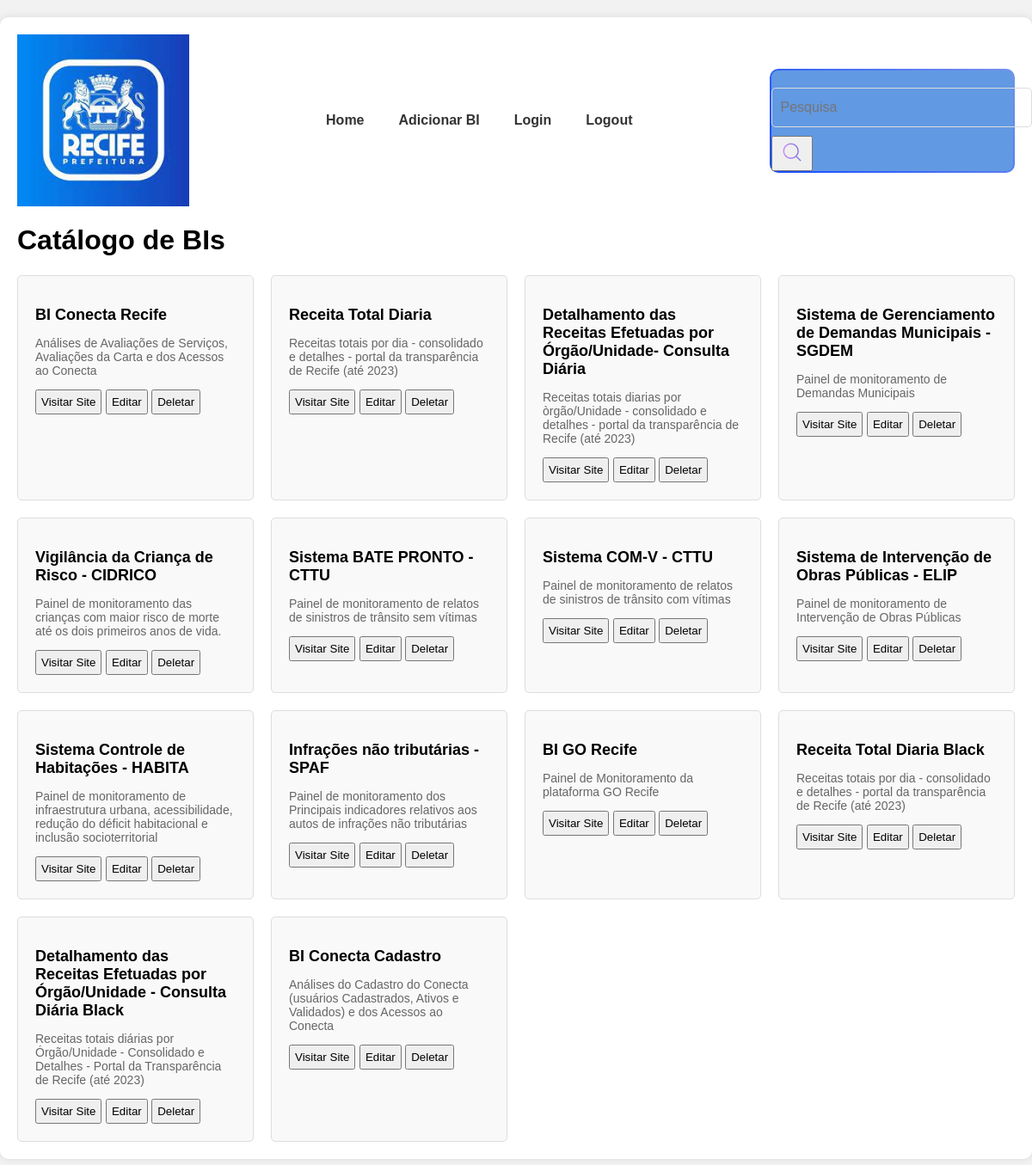
Before: / with the older database file.
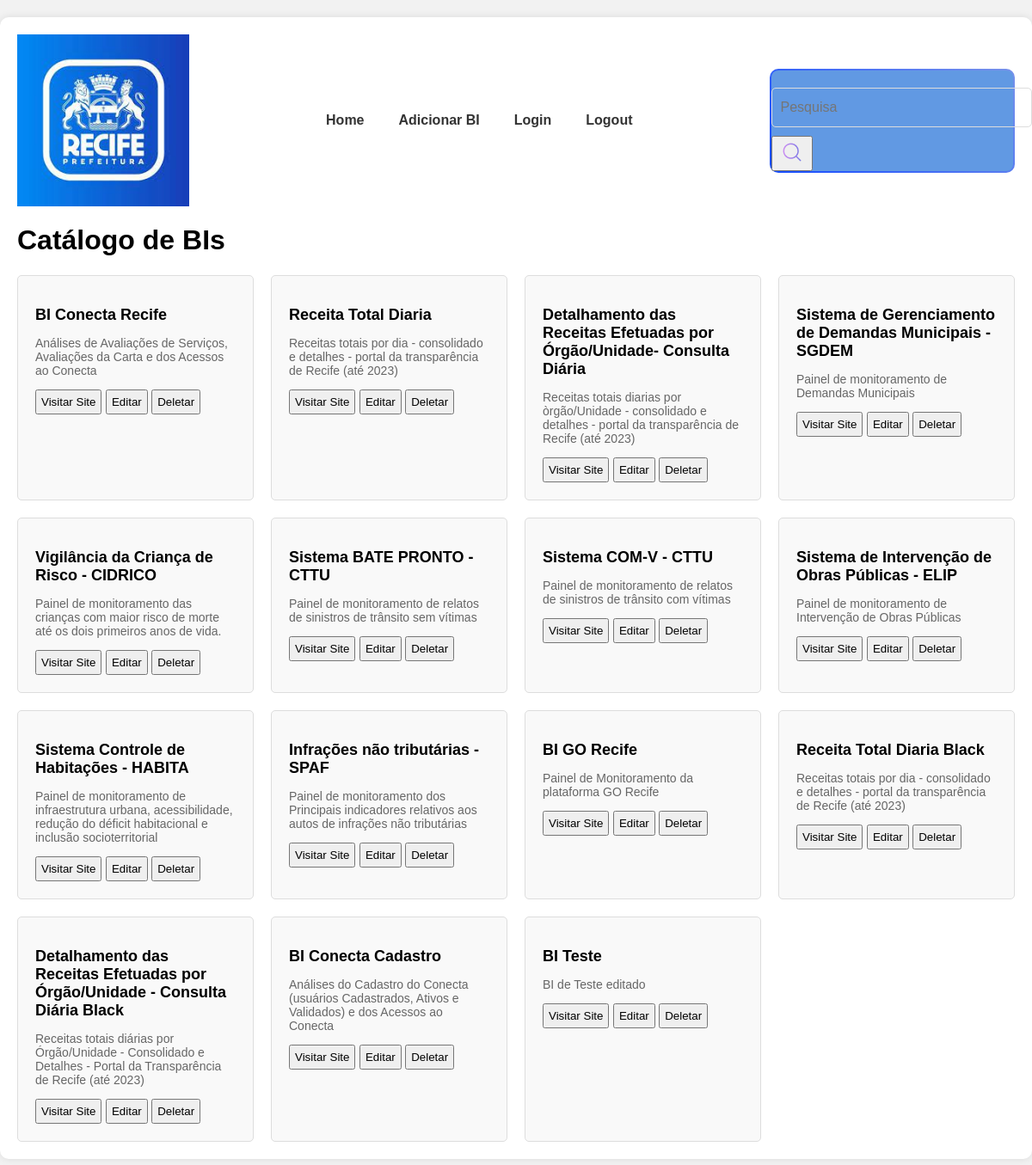
After: the same page with the newer database file.
### catalogo/models.py (models this page shows, shortened)
class BiCard(models.Model):
    name = models.CharField(max_length=150, null=False, blank=False)
    description = models.TextField(null=False, blank=False)
    url = models.CharField(max_length=400, null=False, blank=False)
    ativo = models.BooleanField(default=True)

### catalogo/views.py (the view)
# urls.py: path('', index, name='index'),
def index(request):
    bicards = BiCard.objects.filter(ativo=True)
    return render(request, 'catalogo/index.html', {'cards': bicards})

### templates/catalogo/index.html
{% extends 'shared/base.html' %}
{% load static %}
{% block content %}
    <h1>Catálogo de BIs</h1>
    <div class="catalog">
        {% if cards %}
        {% for bicard in cards %}
        <div class="url-item">
            <h2>{{ bicard.name }}</h2>
            <p>{{ bicard.description }}</p>
            <a href="{{ bicard.url }}" target='_blank'><button type="submit" style="padding: 5px;">Visitar Site</button></a>
            <a href='{% url 'edit_bi' bicard.id %}'><button type="submit" style="padding: 5px;">Editar</button></a>
            <a href='{% url 'delete_bi' bicard.id %}'><button type="submit" style="padding: 5px;">Deletar</button></a>
        </div>
        {% endfor %}
        {% endif %}
    </div>
</div>
{% endblock %}

### templates/shared/base.html (shortened to what this page needs)
{% load static %}
<!DOCTYPE html>
<html lang="pt-br">
<head>
    <link rel="stylesheet" href="{% static '/styles/style.css' %}">
</head>
<body>
{% include 'partials/menu.html' %}
{% block content %}{% endblock %}
</body>

### templates/partials/menu.html (shortened to what this page needs)
{% load static %}
<div class="container">
    <header>
        <img src="/static/assets/photos/logo_prefeitura.jpeg" alt="Logo do Conecta Recife">
        <nav>
            <ul>
                <li><a href="{% url 'index' %}">Home</a></li>
                <li><a href="{% url 'add_bi' %}">Adicionar BI</a></li>
                <li><a href="{% url 'login' %}">Login</a></li>
                <li><a href="{% url 'logout' %}">Logout</a></li>
            </ul>
        </nav>
        <div class="cabecalho__busca">
            <div class="busca__fundo">
                <form action="{% url 'search' %}">
                    <input class="busca__input" type="text" name="search" placeholder="Pesquisa">
                    <button type="submit">
                        <img class="busca__icone" src="{% static '/assets/icons/search.png' %}" alt="ícone de search">
                    </button>
                </form>
            </div>
        </div>
    </header>

### core/static/styles/style.css (style rules this page uses)
body { font-family: Arial, sans-serif; margin: 0; padding: 0; background-color: #f2f2f2; }
.container { max-width: 1200px; margin: 20px auto; padding: 20px; background-color: #fff; border-radius: 10px; box-shadow: 0 0 10px rgba(0, 0, 0, 0.1); }
header { display: flex; justify-content: space-between; align-items: center; margin-bottom: 20px; }
header img { max-width: 200px; }
nav ul { list-style-type: none; margin: 0; padding: 0; display: flex; }
nav ul li { margin-right: 20px; }
nav ul li:last-child { margin-right: 0; }
nav ul li a { text-decoration: none; color: #333; font-weight: bold; padding: 5px 10px; border-radius: 5px; transition: background-color 0.3s; }
.catalog { display: grid; grid-template-columns: repeat(auto-fit, minmax(250px, 1fr)); grid-gap: 20px; }
.url-item { background-color: #f9f9f9; border: 1px solid #ddd; border-radius: 5px; padding: 20px; }
.url-item h2 { font-size: 18px; margin-bottom: 10px; }
.url-item p { font-size: 14px; color: #666; }
.cabecalho__busca { align-items: center; border-radius: 10px; background: linear-gradient(45deg, #154cff, #7792ea); display: flex; height: auto; justify-content: space-between; padding: 2px; width: auto; }
.busca__fundo { align-items: center; background-color: #6199e3; border-radius: 8px; display: flex; margin: 0 auto; width: 100%; }
.busca__input { align-items: center; background-color: transparent; border: none; font-size: 1rem; height: 24px; padding: 10px; width: 500px; }
.busca__icone { cursor: pointer; width: 2rem; height: 2rem; }
form { margin-top: 20px; }
form input[type="text"], form textarea { width: 100%; padding: 10px; margin-bottom: 10px; border: 1px solid #ddd; border-radius: 5px; }

Changed rows visible on the page:
added BiCard: name "BI Teste", description "BI de Teste editado"
